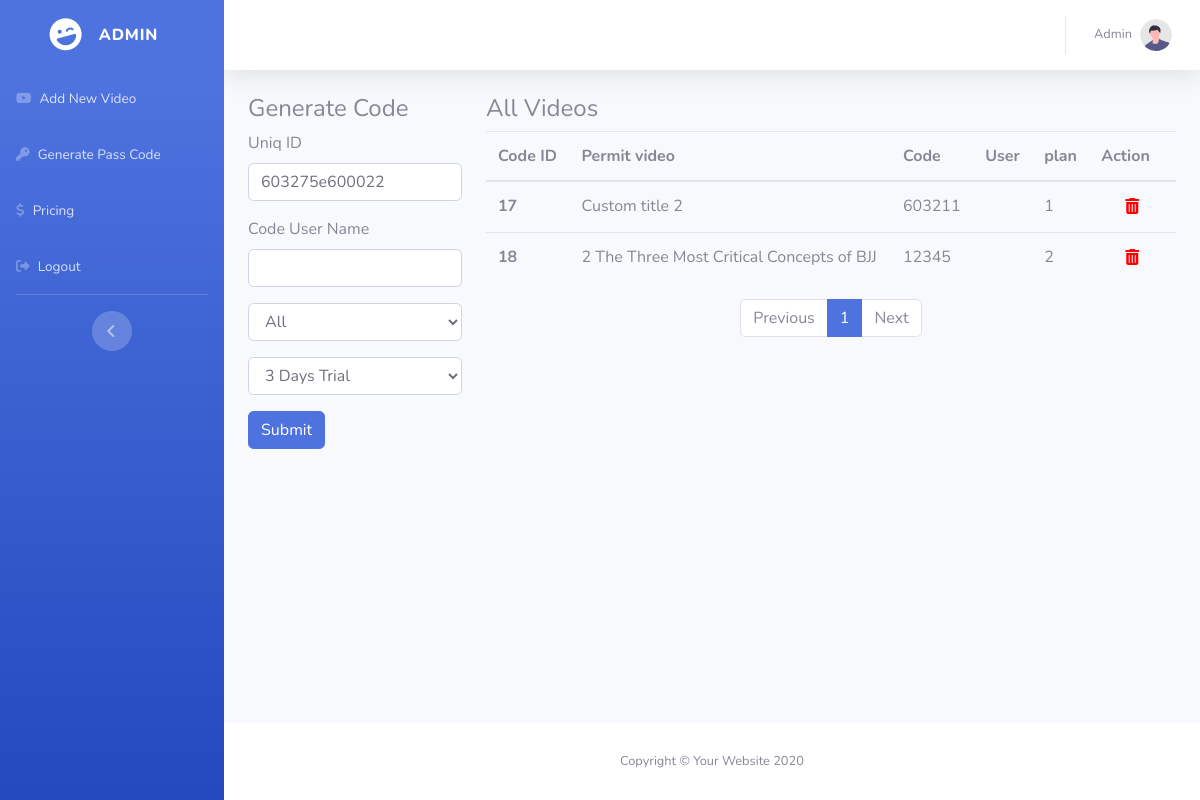
The page /admin/generate_code.php (signed in) on the database its author committed.
### tables this page shows
CREATE TABLE `price` (
  `id` int(11) NOT NULL,
  `price_value` float NOT NULL,
  `price_title` varchar(50) NOT NULL,
  `validity_days` int(11) NOT NULL
);

CREATE TABLE `code` (
  `id` int(11) NOT NULL,
  `permit_video` int(11) NOT NULL,
  `validity_price_id` int(11) NOT NULL,
  `uniq_code` varchar(50) NOT NULL,
  `code_user` varchar(50) NOT NULL,
  `create_date` timestamp NOT NULL DEFAULT CURRENT_TIMESTAMP
);

CREATE TABLE `video_info` (
  `id` int(11) NOT NULL,
  `video_title` varchar(100) NOT NULL,
  `video_thumbnail` varchar(100) NOT NULL,
  `video_price` int(11) NOT NULL,
  `video_code` varchar(50) NOT NULL,
  `yt_title` varchar(100) NOT NULL,
  `paypal_link` varchar(100) NOT NULL
);

### admin/generate_code.php (the view, shortened to what this page needs)
<?php
include 'header.php';
global $conn;
$price_query = "SELECT * FROM price";
$price_result =mysqli_query($conn,$price_query);
?>
<div class="container-fluid">
    <div class="row">
        <div class="col-md-3">
            <h4>Generate Code</h4>
            <form action="generate_code.php" method="post">
                <div class="mb-3">
                    <label for="uniqid" class="form-label">Uniq ID</label>
                    <input type="text" name="uniqid" class="form-control" id="uniqid" value="<?php echo uniqid();?>">
                </div>
                <div class="mb-3">
                    <label for="code_user" class="form-label">Code User Name</label>
                    <input type="text" name="code_user" class="form-control" id="code_user" value="">
                </div>
                <div class="mb-3">
                    <select name="select_video" class="form-control" aria-label="Default select example">
                        <option value="0" selected>All</option>
                    </select>
                </div>
                <div class="mb-3">
                    <select name="select_plan" class="form-control" aria-label="Default select example">
                        <?php
                        while($price_row = mysqli_fetch_assoc($price_result)){
                            ?>
                            <option value="<?php echo $price_row['id']?>"><?php echo $price_row['price_title']?></option>
                            <?php
                        }
                        ?>
                    </select>
                </div>
                <input type="submit" name="code_submit" class="btn btn-primary">
            </form>
        </div>
        <div class="col-md-9">
            <h4>All Videos</h4>
            <table class="table">
                <thead>
                <tr>
                    <th scope="col">Code ID</th>
                    <th scope="col">Permit video</th>
                    <th scope="col">Code</th>
                    <th scope="col">User</th>
                    <th scope="col">plan</th>
                    <th scope="col">Action</th>
                </tr>
                </thead>
                <tbody>
                <?php
                function content($sql){
                    global $conn;
                    $result = mysqli_query($conn,$sql);
                while ($code_info_row = mysqli_fetch_assoc($result)){
                    ?>
                    <tr>
                        <th scope="row"><?php echo $code_info_row['id']?></th>
                        <td><?php
                            if($code_info_row['permit_video'] == 0){
                                echo 'ALL Videos';
                            }
                            else{
                                $vid = $code_info_row['permit_video'];
                                $vq= "select * From video_info where id ='$vid'  ";
                                $vr= mysqli_fetch_assoc(mysqli_query($conn,$vq));
                                echo $vr['video_title'];
                            }
                            ?></td>
                        <td><?php echo $code_info_row['uniq_code']?></td>
                        <td><?php echo $code_info_row['code_user']?></td>
                        <td><?php echo $code_info_row['validity_price_id']?></td>
                        <td>
                            <form action="generate_code.php" method="POST" class="col-4">
                                <button type="submit" style="border: 0; background-color: #F8F9FC;" name="delete_code" class="col-2"><i class="fas fa-trash-alt" style="color: red"></i></button>
                            </form>
                        </td>
                    </tr>
                <?PHP
                }
                ?>
                </tbody>
            </table>
            <?php
            }
            $sql = "SELECT * FROM `price` JOIN code WHERE price.id =code.validity_price_id ";
            echo pagination($sql,'code',10);
            ?>
        </div>
    </div>
</div>
<?php
include 'footer.php'
?>

### admin/header.php (shortened to what this page needs)
<?php
include '../inc/functions.php';
?>
<!DOCTYPE html>
<html lang="en">
<head>
    <link href="vendor/fontawesome-free/css/all.min.css" rel="stylesheet" type="text/css">
    <link href="css/sb-admin-2.css" rel="stylesheet">
</head>
<body id="page-top">
<div id="wrapper">
    <ul class="navbar-nav bg-gradient-primary sidebar sidebar-dark accordion" id="accordionSidebar">
        <a class="sidebar-brand d-flex align-items-center justify-content-center" href="index.php">
            <div class="sidebar-brand-icon rotate-n-15">
                <i class="fas fa-laugh-wink"></i>
            </div>
            <div class="sidebar-brand-text mx-3">Admin </div>
        </a>
        <li class="nav-item">
            <a class="nav-link" href="add_video.php">
                <i class="fab fa-youtube"></i>
                <span>Add New Video</span></a>
        </li>
        <li class="nav-item">
            <a class="nav-link" href="generate_code.php">
                <i class="fas fa-key"></i>
                <span>Generate Pass Code </span></a>
        </li>
        <li class="nav-item">
            <a class="nav-link" href="pricing.php">
                <i class="fas fa-dollar-sign"></i>
                <span>Pricing </span></a>
        </li>
        <li class="nav-item">
            <a class="nav-link" href="logout.php">
                <i class="fas fa-sign-out-alt"></i>
                <span>Logout </span></a>
        </li>
        <hr class="sidebar-divider d-none d-md-block">
        <div class="text-center d-none d-md-inline">
            <button class="rounded-circle border-0" id="sidebarToggle"></button>
        </div>
    </ul>
    <div id="content-wrapper" class="d-flex flex-column">
        <div id="content">
            <nav class="navbar navbar-expand navbar-light bg-white topbar mb-4 static-top shadow">
                <ul class="navbar-nav ml-auto">
                    <li class="nav-item dropdown no-arrow">
                        <a class="nav-link dropdown-toggle" href="#" id="userDropdown" role="button"
                           data-toggle="dropdown" aria-haspopup="true" aria-expanded="false">
                            <span class="mr-2 d-none d-lg-inline text-gray-600 small">Admin</span>
                            <img class="img-profile rounded-circle"
                                 src="img/undraw_profile.svg">
                        </a>
                    </li>
                </ul>
            </nav>

### inc/functions.php (shortened to what this page needs)
<?php
global $conn;
function pagination($sql,$tablename,$limit){
    global $conn,$errors;
    if (isset($_GET['pageno'])) {
        $pageno = $_GET['pageno'];
    } else {
        $pageno = 1;
    }
    $no_of_records_per_page = $limit;
    $offset = ($pageno-1) * $no_of_records_per_page;
    $total_pages_sql = "SELECT COUNT(*) FROM ".$tablename;
    $result = mysqli_query($conn,$total_pages_sql);
    $total_rows = mysqli_fetch_array($result)[0];
    $total_pages = ceil($total_rows / $no_of_records_per_page);
    $sql = $sql." LIMIT $offset, $no_of_records_per_page";
    content($sql);
    $html = '
<nav aria-label="Page navigation example">
      <ul class="pagination pagination-flush justify-content-center"><li class="page-item ';
    if ($pageno <= 1){
        $html.='disabled';
    }
     $html.='"><a class="page-link" href="';
    if($pageno <= 1){
        $html .='#';
    }
    else{
        $html .= "?pageno=".($pageno - 1);
    }
    $html.='">Previous</a></li>';
    for($i= 1; $i<=$total_pages; $i++){
        $html .= '<li class="page-item ';
        if ($pageno == $i){
            $html.='active';
        }
        if($pageno == $i){
            $html.='"><a class="page-link" href="#">';
        }
        else{
            $html.='"><a class="page-link" href="?pageno='.$i.'"';
        }
        $html.='<span>'.$i.'</span></a></li>';
    }
    $html .='<li class="page-item ';
    if($pageno >= $total_pages){
        $html.='disabled';
    }
    $html .='"><a class="page-link" href="';
    if($pageno >= $total_pages){
        $html .='#';
    }
    else{
        $html .= "?pageno=".($pageno + 1);
    }
    $html.='">Next</a></li>';
    $html.='</ul></nav>';
    echo $html;
}

### admin/footer.php (shortened to what this page needs)
</div>
<footer class="sticky-footer bg-white">
    <div class="container my-auto">
        <div class="copyright text-center my-auto">
            <span>Copyright &copy; Your Website 2020</span>
        </div>
    </div>
</footer>
</div>
</div>
</body>
</html>

### rows shown on the page
price: code.id "17", video_info.video_title "Custom title 2", code.uniq_code "603211", code.validity_price_id "1"
price: code.id "18", video_info.video_title "2 The Three Most Critical Concepts of BJJ", code.uniq_code "12345", code.validity_price_id "2"

### other values the page prints
form field select_plan "3 Days Trial"
